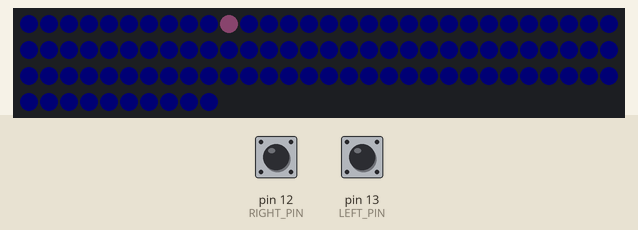
The sketch below on a simulated Arduino Uno, built with avr-gcc and run on an emulated ATmega328P. Parts: 100 RGB LEDs in strip order, left to right, continuing on the next row. The inputs (shaded band) are chosen by the test bench; at power-on: pin 12 (RIGHT_PIN) LOW, pin 13 (LEFT_PIN) LOW. Dim RGB values are drawn brighter than linear.

Above: at 0.78 s.
1.3 s: pin 12 (RIGHT_PIN) pulled HIGH for 0.15 s
2.0 s: pin 13 (LEFT_PIN) pulled HIGH for 0.15 s
2.7 s: pin 12 (RIGHT_PIN) pulled HIGH for 1 s
4.3 s: pin 13 (LEFT_PIN) pulled HIGH for 1 s
Timing chart, 0 to 6.9 s (numbered marks = the images above; inputs shaded):
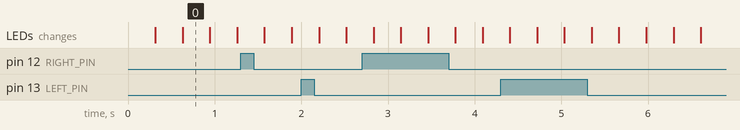

The sketch:

fast-led.ino
```cpp
#include <FastLED.h>

#define NUM_LEDS 100
#define DATA_PIN 6

CRGB leds[NUM_LEDS];

int LEFT_PIN = 13;
int RIGHT_PIN = 12;

int index = 10;
float speed = 1.0df;
int MAX_BRIGHT = 50;
int brightness = 255;
int fadeRate = 10;

void setup() {
//  delay(3000);
  Serial.begin(9600);
  FastLED.addLeds<WS2811, DATA_PIN, BRG>(leds, NUM_LEDS);
  pinMode(LEFT_PIN, INPUT);
  pinMode(RIGHT_PIN, INPUT);
}


void loop() {
  int left = digitalRead(LEFT_PIN);
  int right = digitalRead(RIGHT_PIN);

  if(left && !right) {
    if(index > 0) {
      index--;
    }
  }

  if(right && !left) {
    if(index < NUM_LEDS-1) {
      index++;
    }
  }

  brightness -= fadeRate;
  if(brightness <= 0) {
    fadeRate *= -1;
    brightness = 0;
  }
  if(brightness >= MAX_BRIGHT){
    fadeRate *= -1;
    brightness = MAX_BRIGHT;
  }


  FastLED.clear();

  for(int i = 0; i < NUM_LEDS; i++) {
    leds[i] = CRGB::Blue;
    leds[i].fadeLightBy(254);
  }

  leds[index] = CRGB::HotPink;
  if(brightness < 255) {
    leds[index].fadeLightBy(255-brightness);
  }
  FastLED.show();

  FastLED.delay(30 / speed);

}

//demo of fast LED
void loopFastLED() {
  FastLED.clear();

  leds[index] = CRGB::White;
  FastLED.show();

  index++;
  if(index >= NUM_LEDS) {
    index = 0;
  }


  delay(30 / speed);

}
```
